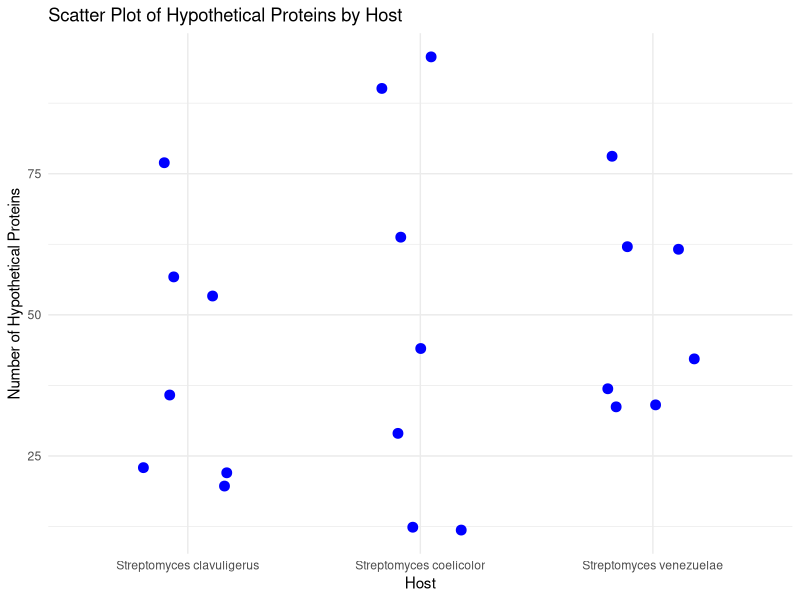
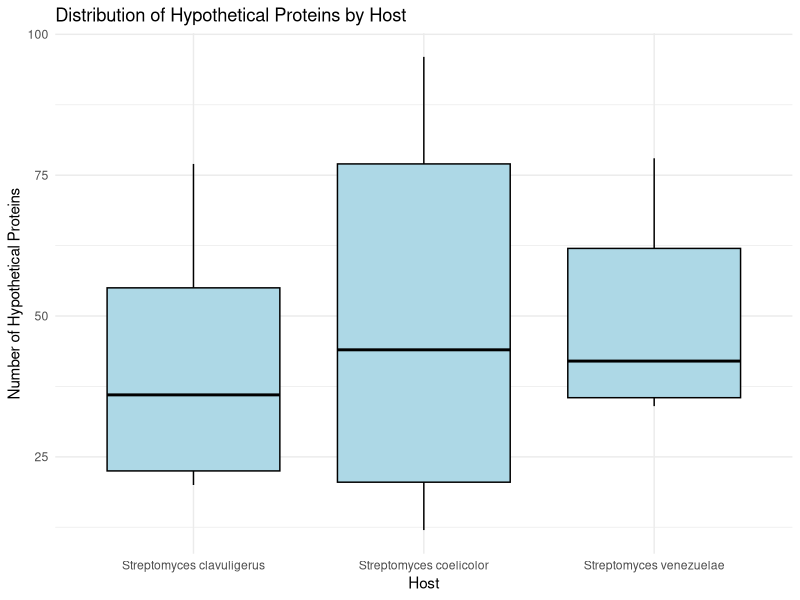
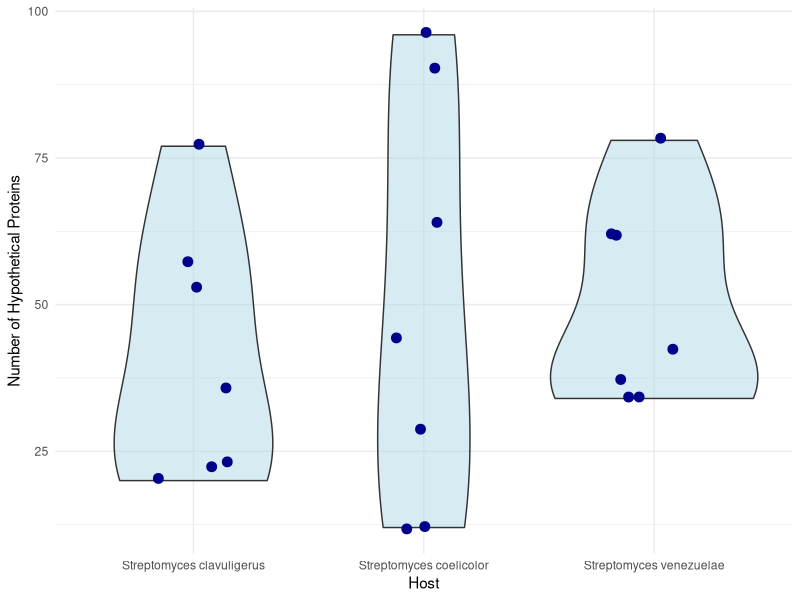

Here is the R script that generated these plots, in order:
#demo for BM432 project students, 2024 - how to import data into R, view it, and begin plotting

#first let's check our working directory, as we need to be in the correct working directory to import our files
getwd()

#let's also go ahead and install and load any libraries that we think we might need
#install.packages("readr")
library(readr)

#install.packages("dplyr")
library(dplyr)

#install.packages("ggplot2")
library(ggplot2)

#now let's import our data into R
#we will use the read_csv() function for this (which is from the readr package)
data <- read_csv("Rdemo2.csv")

#we can inspect the data using head() or even View() (if the dataset is small enough)
#we can also use the glimpse() function from package dplyr
head(data)

View(data)

glimpse(data)

#now let's try plotting the data with ggplot2

# Scatter plot
ggplot(data, aes(x = Host, y = HypotheticalProteins)) +
  geom_jitter(width = 0.2, size = 3, color = "blue") + # Add jitter to spread points
  labs(
    title = "Scatter Plot of Hypothetical Proteins by Host",
    x = "Host",
    y = "Number of Hypothetical Proteins"
  ) +
  theme_minimal()

# Boxplot
ggplot(data, aes(x = Host, y = HypotheticalProteins)) +
  geom_boxplot(fill = "lightblue", color = "black") +
  labs(
    title = "Distribution of Hypothetical Proteins by Host",
    x = "Host",
    y = "Number of Hypothetical Proteins"
  ) +
  theme_minimal()

# Violin plot with scatterplot
ggplot(data, aes(x = Host, y = HypotheticalProteins)) +
  geom_violin(fill = "lightblue", alpha = 0.5) + # Violin plot with semi-transparency
  geom_jitter(width = 0.2, size = 3, color = "darkblue") + # Scatterplot with jitter
  labs(
    x = "Host",
    y = "Number of Hypothetical Proteins"
  ) +
  theme_minimal()